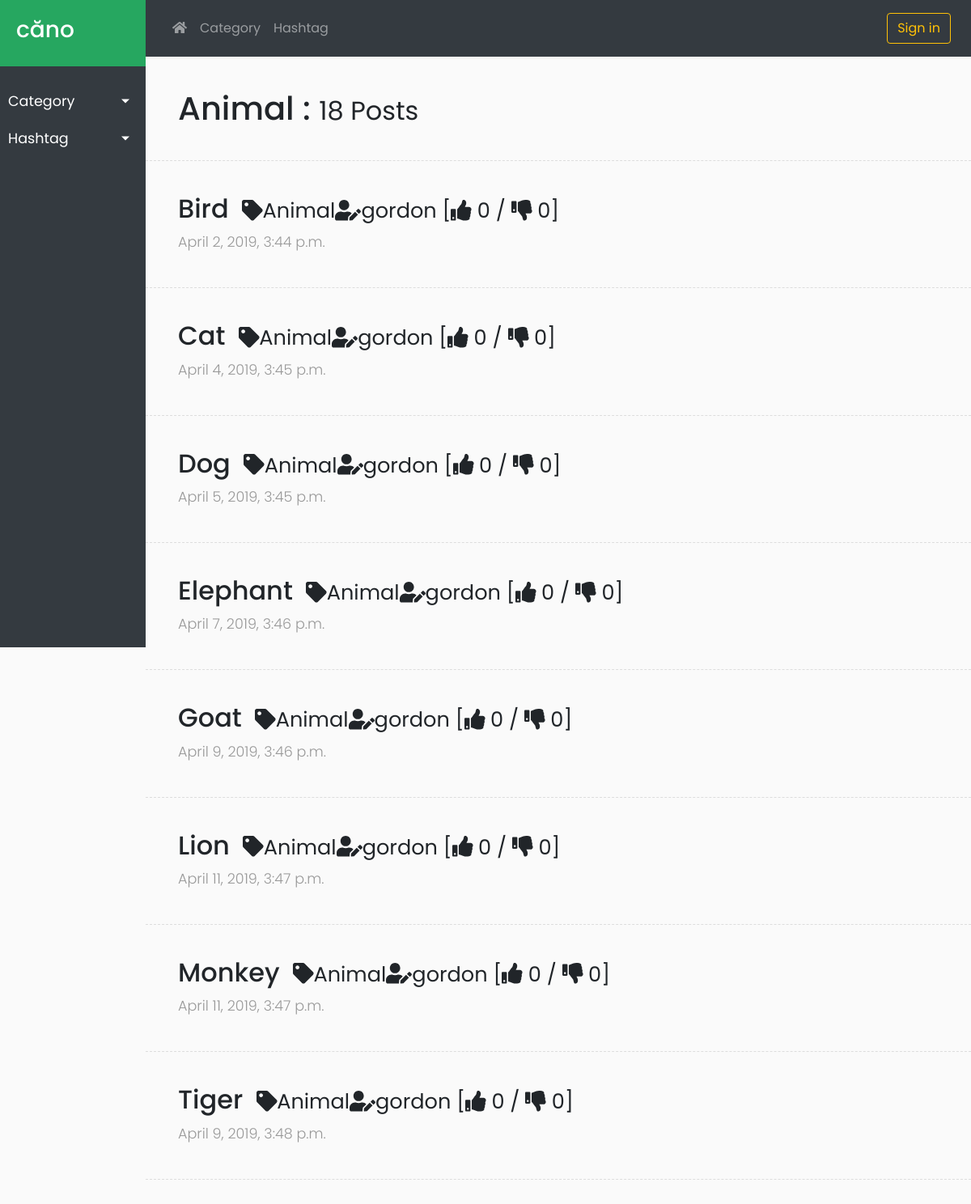
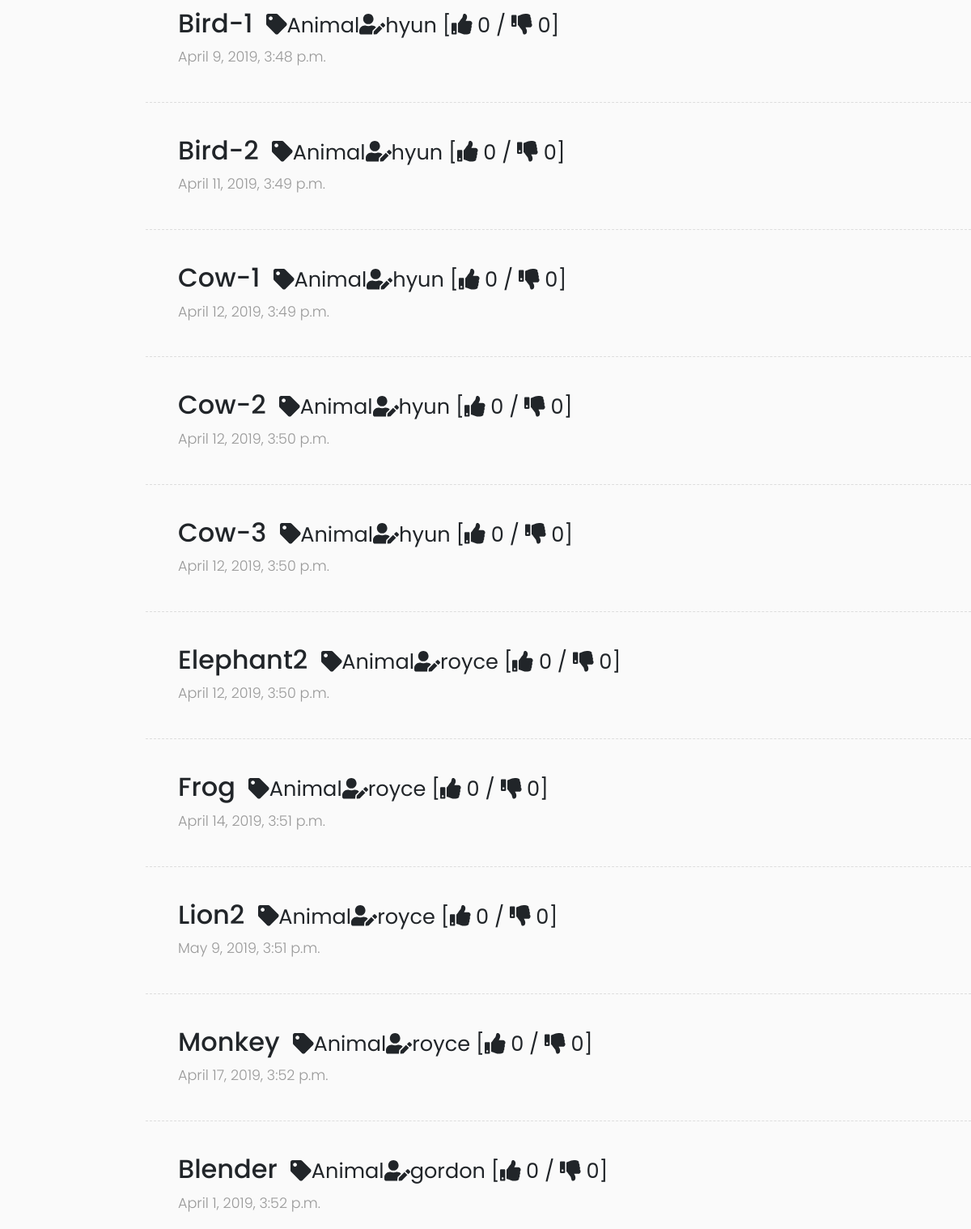
Page /board/4/ on the committed database (2 pictures, top to bottom).
### board/models.py (models this page shows, shortened)
class Category(models.Model):
    name = models.CharField(max_length=100)
    post_count = models.IntegerField(default=0)
    def refresh_count(self):
        posts = Post.objects.filter(category__exact=self.id)
        self.post_count = len(posts)
        self.save()
    def __str__(self):
        return self.name

class Post(models.Model):
    author = models.ForeignKey('auth.User', related_name='posts', on_delete=models.CASCADE)
    category = models.ForeignKey('board.Category', related_name='posts', default=0, on_delete=models.CASCADE)
    title = models.CharField(max_length=100)
    text = models.TextField()
    audio_file = models.FileField(blank=True, upload_to=upload_audio)
    created_date = models.DateTimeField(default=timezone.localtime)
    published_date = models.DateTimeField(blank=True, null=True)
    like = models.IntegerField(default=0)
    dislike = models.IntegerField(default=0)
    like_list = models.TextField(blank=True)
    dislike_list = models.TextField(blank=True)
    tag_list = models.TextField(blank=True)
    def is_tag_listed(self,tag):
        tag_split = list(filter(None, self.tag_list.split('#')))
        tag += ' '
        if tag in tag_split :
            return True
        else :
            return False

### board/views.py (the view)
# urls.py: path('', views.post_list, name='home'),
def post_list(request, pk=0, tag=''):
    categories = Category.objects.all().order_by('id')
    for c in categories:
        c.refresh_count()
    tags = Tag.objects.all().order_by('id')
    for t in tags:
        t.refresh_count()
    if pk and not tag:
        selected_category = Category.objects.get(id__exact=pk)
        selected_tag = ''
        posts = Post.objects.filter(category__exact=selected_category).order_by('-like')
    elif tag:
        selected_category = 0
        selected_tag = Tag.objects.get(name__exact=tag)
        posts = selected_tag.get_posts()
    else:
        selected_category = 0
        selected_tag = ''
        posts = Post.objects.all().order_by('-created_date')
    return render(request, 'board/post_list.html', {
            'posts': posts,
            'categories': categories,
            'tags': tags,
            'selected_category': selected_category,
            'selected_tag': selected_tag})

### board/models.py (called while the page is built)
    def refresh_count(self):
        post_id_split = list(filter(None, self.post_id_list.split('#')))
        for post in post_id_split:
            try:
                old = Post.objects.get(id__exact=int(post))
                if not old.is_tag_listed(self.name):
                    post_id_split.remove(post)
            except Post.DoesNotExist:
                post_id_split.remove(post)
        self.post_id_list = '#'+'#'.join(post_id_split)
        self.post_count = len(post_id_split)
        self.save()

### board/templates/board/post_list.html (shortened to what this page needs)
{% extends 'board/base2.html' %}
{% block sidebar %}
    <li>
        <a href="#catSubmenu" data-toggle="collapse" aria-expanded="false" class="dropdown-toggle">Category</a>
    </li>
    <li>
        <a href="#tagSubmenu" data-toggle="collapse" aria-expanded="false" class="dropdown-toggle">Hashtag</a>
    </li>
{% endblock %}
{% block topnav %}
    <li class="nav-item dropdown">
        <a class="nav-link dropdown-toggle-split" href="#" id="dropdown1" data-toggle="dropdown" aria-haspopup="true" aria-expanded="false">Category</a>
    </li>
    <li class="nav-item dropdown">
        <a class="nav-link dropdown-toggle-split" href="#" id="dropdown2" data-toggle="dropdown" aria-haspopup="true" aria-expanded="false">Hashtag</a>
    </li>
{% endblock %}
{% block content %}
    <div class="post">
        {% if selected_category %}
            <h1>{{ selected_category.name }} : <small> {{ posts|length }} Posts</small></h1>
        {% elif selected_tag %}
            <h1>#{{ selected_tag }} : <small> {{ posts|length }} Posts</small></h1>
        {% else %}
            <h1>căno : <small> {{ posts|length }} Posts total</small></h1>
        {% endif %}
    </div>
    {% for post in posts %}
        <div class="line"></div>
        <div class="post">
            <h2>
                <a class="mr-2" href="{% url 'board:post_detail' pk=post.pk %}">{{ post.title }}</a>
                <small><i class="fas fa-tag"></i>{{ post.category }}<i class="fas fa-user-edit"></i>{{ post.author }} [<i class="fas fa-thumbs-up"></i> {{ post.like }} / <i class="fas fa-thumbs-down"></i> {{ post.dislike }}] </small>
            </h2>
            <p><span class="date">{{ post.created_date }}</span></p>
        </div>
    {% endfor %}
{% endblock %}

### board/static/css/board2.css (style rules this page uses)
body { font-family: 'Poppins', sans-serif; background: #fafafa; }
p { font-family: 'Poppins', sans-serif; font-size: 1.1em; font-weight: 300; line-height: 1.7em; color: #999; }
a, a:hover, a:focus { color: inherit; text-decoration: none; transition: all 0.3s; }
.line { width: 100%; height: 1px; border-bottom: 1px dashed #ddd; margin: 40px 0; }
#sidebar ul li a { padding: 10px; font-size: 1.1em; display: block; }
a[data-toggle="collapse"] { position: relative; }
.dropdown-toggle::after { display: block; position: absolute; top: 50%; right: 20px; transform: translateY(-50%); }
#content .post { padding-left: 40px; }

### rows in the picture
Category: name "Animal"
Post: title "Bird", category "Animal", author "gordon", like "0", dislike "0", created_date "April 2, 2019, 3:44 p.m."
Post: title "Cat", category "Animal", author "gordon", like "0", dislike "0", created_date "April 4, 2019, 3:45 p.m."
Post: title "Dog", category "Animal", author "gordon", like "0", dislike "0", created_date "April 5, 2019, 3:45 p.m."
Post: title "Elephant", category "Animal", author "gordon", like "0", dislike "0", created_date "April 7, 2019, 3:46 p.m."
Post: title "Goat", category "Animal", author "gordon", like "0", dislike "0", created_date "April 9, 2019, 3:46 p.m."
Post: title "Lion", category "Animal", author "gordon", like "0", dislike "0", created_date "April 11, 2019, 3:47 p.m."
Post: title "Monkey", category "Animal", author "gordon", like "0", dislike "0", created_date "April 11, 2019, 3:47 p.m."
Post: title "Tiger", category "Animal", author "gordon", like "0", dislike "0", created_date "April 9, 2019, 3:48 p.m."
Post: title "Bird-1", category "Animal", author "hyun", like "0", dislike "0", created_date "April 9, 2019, 3:48 p.m."
Post: title "Bird-2", category "Animal", author "hyun", like "0", dislike "0", created_date "April 11, 2019, 3:49 p.m."
Post: title "Cow-1", category "Animal", author "hyun", like "0", dislike "0", created_date "April 12, 2019, 3:49 p.m."
Post: title "Cow-2", category "Animal", author "hyun", like "0", dislike "0", created_date "April 12, 2019, 3:50 p.m."
Post: title "Cow-3", category "Animal", author "hyun", like "0", dislike "0", created_date "April 12, 2019, 3:50 p.m."
Post: title "Elephant2", category "Animal", author "royce", like "0", dislike "0", created_date "April 12, 2019, 3:50 p.m."
Post: title "Frog", category "Animal", author "royce", like "0", dislike "0", created_date "April 14, 2019, 3:51 p.m."
Post: title "Lion2", category "Animal", author "royce", like "0", dislike "0", created_date "May 9, 2019, 3:51 p.m."
Post: title "Monkey", category "Animal", author "royce", like "0", dislike "0", created_date "April 17, 2019, 3:52 p.m."
Post: title "Blender", category "Animal", author "gordon", like "0", dislike "0", created_date "April 1, 2019, 3:52 p.m."

### other values in the picture
{{ posts|length }} "18"
